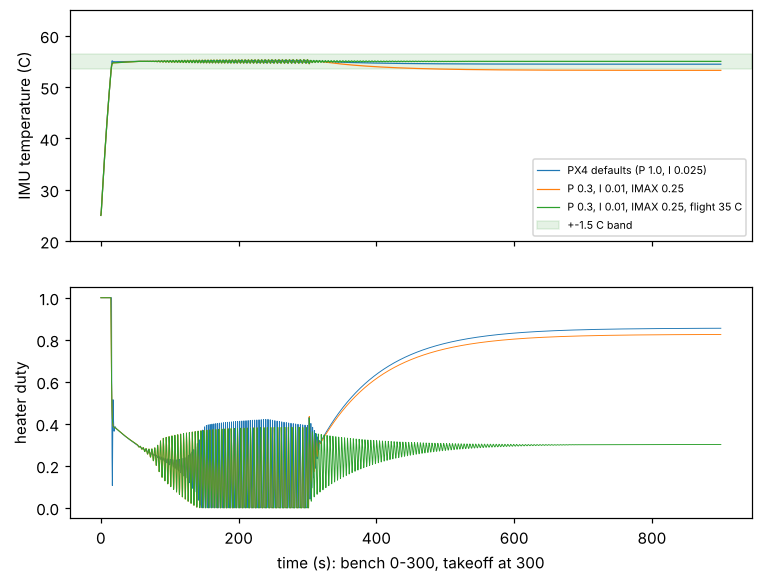

Python code for this plot:
"""Time-domain model of PX4's IMU heater loop on the rev B island.

Plant (two thermal nodes):
  island   C_i dT_i/dt = P_heater - (T_i - T_env)/R_i - (T_i - T_s)/R_s
  sensor   C_s dT_s/dt = (T_i - T_s)/R_s          (IMU die/package lag behind the heater, ~1 s)
  T_env is the island's heater-off temperature (from sim/thermal/island.py); it moves with the
  whole board's time constant (~90 s) when conditions change (bench -> takeoff -> prop wash).
Controller: PX4 src/drivers/heater/heater.cpp, as written:
  every 10 ms period: e = T_set - T_s; P_term = P*e; I_acc = clamp(I_acc + I*e, +-IMAX);
  duty = clamp(FF + P_term + I_acc, 0, 1); heater on for duty * 10 ms.
  Defaults: P = 1.0 /C, I = 0.025 /C per update, FF = 0.05, IMAX = 0.25, T_set = 55 C.
Island numbers (moved_top_right, 1.5 W heater, island.py): R_i = 44 K/W still air, 27 K/W prop wash;
heater-off island temperature 48.3 C (bench 25 C), 19.8 C (flight 15 C), 42.8 C (flight 35 C).
C_i ~ 0.3 J/K (10 x 8 mm of 1.6 mm board + parts).

Run: python3 heater_loop.py -> heater_loop.json, heater_loop.png
"""
import json, os
import numpy as np

HERE = os.path.dirname(os.path.abspath(__file__))
DT = 0.01                     # controller period, s
C_I, R_S, C_S = 0.30, 3.0, 0.3    # J/K, K/W (heater->sensor), J/K  -> sensor lag tau ~ 0.9 s
P_MAX = 1.5                   # W, 4 x 68 R at 5.09 V
TAU_BOARD = 90.0              # s, whole-board thermal time constant


def scenario(t, env):
    """bench warm-up at 25 C for 300 s, takeoff into prop wash, flight until 900 s"""
    if t < 300:
        return 44.0, env["bench"]
    return 27.0, env["flight"]


def run(P=1.0, I=0.025, FF=0.05, IMAX=0.25, T_SET=55.0, env=None, t_end=900.0):
    env = env or {"bench": 48.3, "flight": 19.8}
    n = int(t_end / DT)
    Ti = Ts = Te = 25.0
    Iacc = 0.0
    log = np.zeros((n, 4))
    for k in range(n):
        t = k * DT
        R_i, Te_target = scenario(t, env)
        Te += (Te_target - Te) * DT / TAU_BOARD
        e = T_SET - Ts
        Iacc = min(max(Iacc + I * e, -IMAX), IMAX)
        duty = min(max(FF + P * e + Iacc, 0.0), 1.0)
        Ph = P_MAX * duty                       # the 10 ms PWM is far faster than the plant
        dTi = (Ph - (Ti - Te) / R_i - (Ti - Ts) / R_S) / C_I
        dTs = ((Ti - Ts) / R_S) / C_S
        Ti += dTi * DT; Ts += dTs * DT
        log[k] = (t, Ts, duty, Te)
    return log


def metrics(log, T_SET=55.0):
    t, Ts = log[:, 0], log[:, 1]
    out = {}
    for name, (a, b) in {"bench hold (200-300 s)": (200, 300), "takeoff transient (300-420 s)": (300, 420),
                         "flight hold (600-900 s)": (600, 900)}.items():
        m = (t >= a) & (t < b)
        err = Ts[m] - T_SET
        out[name] = {"max_err_C": round(float(np.max(np.abs(err))), 2), "mean_err_C": round(float(np.mean(err)), 2),
                     "p2p_ripple_C": round(float(np.ptp(Ts[m][-2000:])), 3)}
    out["duty_flight_mean"] = round(float(np.mean(log[(t >= 600), 2])), 2)
    return out


if __name__ == "__main__":
    res = {}
    import matplotlib; matplotlib.use("Agg"); import matplotlib.pyplot as plt
    fig, ax = plt.subplots(2, 1, figsize=(8, 6), sharex=True)
    for label, kw in {"PX4 defaults (P 1.0, I 0.025)": {}, "P 0.3, I 0.01, IMAX 0.25": {"P": 0.3, "I": 0.01},
                      "P 0.3, I 0.01, IMAX 0.25, flight 35 C": {"P": 0.3, "I": 0.01, "env": {"bench": 48.3, "flight": 42.8}}}.items():
        log = run(**kw)
        res[label] = metrics(log)
        ax[0].plot(log[:, 0], log[:, 1], label=label, lw=0.8)
        ax[1].plot(log[:, 0], log[:, 2], lw=0.6)
        print(label, json.dumps(res[label]))
    ax[0].axhspan(53.5, 56.5, color="g", alpha=0.1, label="+-1.5 C band")
    ax[0].set_ylabel("IMU temperature (C)"); ax[0].set_ylim(20, 65); ax[0].legend(fontsize=7)
    ax[1].set_ylabel("heater duty"); ax[1].set_xlabel("time (s): bench 0-300, takeoff at 300")
    fig.savefig(os.path.join(HERE, "heater_loop.png"), dpi=110, bbox_inches="tight")
    json.dump(res, open(os.path.join(HERE, "heater_loop.json"), "w"), indent=1)
